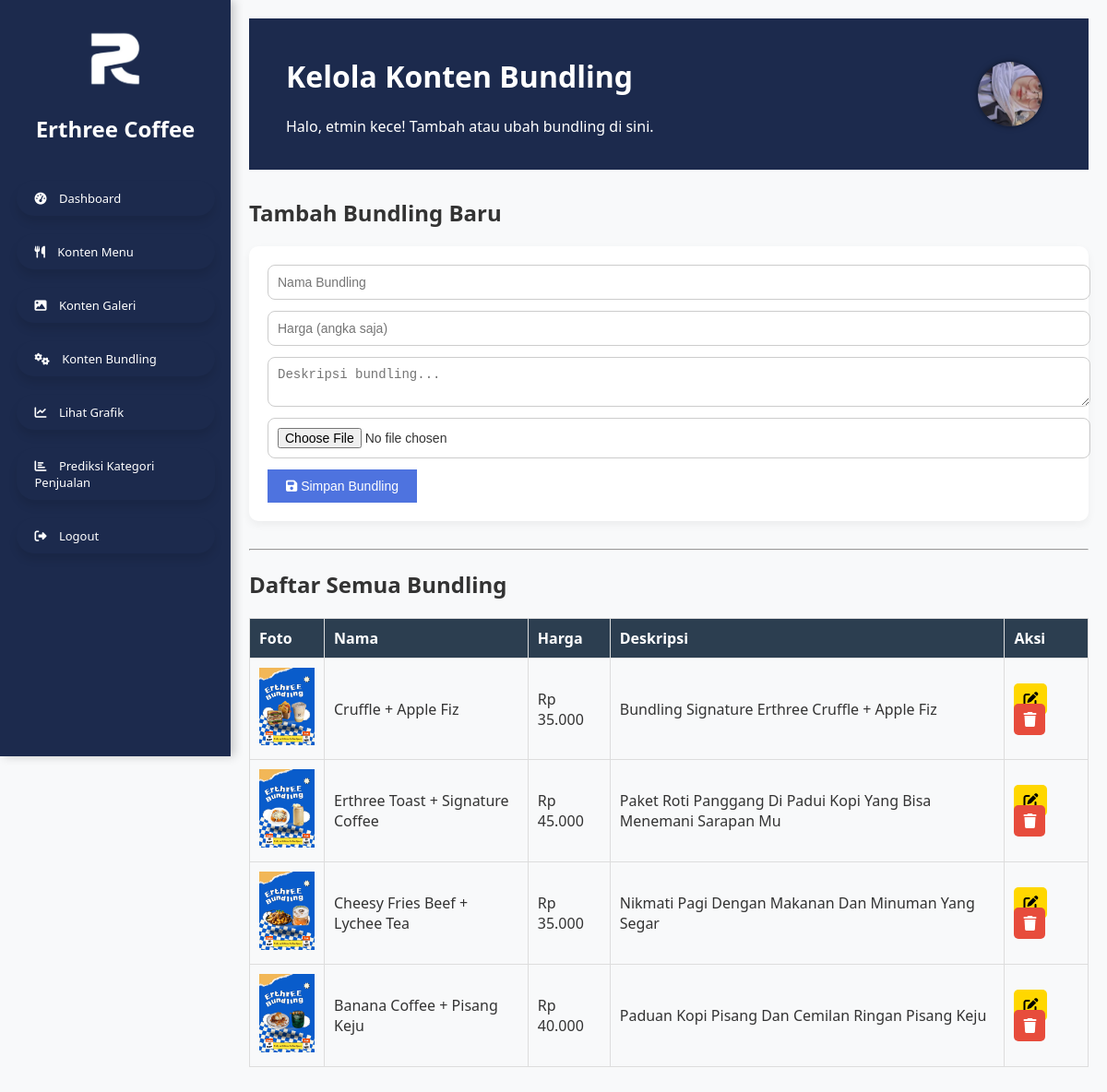
The app's page /intipage/bundling.php (signed in) with its own data.
### tables this page shows
CREATE TABLE `bundling` (
  `id` int(11) NOT NULL,
  `nama` varchar(100) NOT NULL,
  `harga` int(11) NOT NULL,
  `deskripsi` text DEFAULT NULL,
  `gambar` varchar(255) DEFAULT NULL
);

### intipage/bundling.php (the view, shortened to what this page needs)
<?php
$query = "SELECT * FROM bundling";
$result = mysqli_query($connection, $query);
$username = $_SESSION['username'];
?>
<!DOCTYPE html>
<html lang="id">
<head>
    <link rel="stylesheet" href="../css/style.css">
    <link rel="stylesheet" href="https://cdnjs.cloudflare.com/ajax/libs/font-awesome/6.5.0/css/all.min.css">
</head>
<body class="dashboard-page">
<?php include 'sidebar.php'; ?>
<div class="dashboard-main-content">
    <header class="dashboard-header">
        <div class="dashboard-header-info">
            <h1>Kelola Konten Bundling</h1>
            <p>Halo, <?= htmlspecialchars($username); ?>! Tambah atau ubah bundling di sini.</p>
        </div>
        <div class="dashboard-header-user">
            <img src="../img/etmin.png" alt="Admin Photo" class="dashboard-admin-avatar">
        </div>
    </header>
    <section class="dashboard-menu-content">
        <h2>Tambah Bundling Baru</h2>
        <form action="" method="POST" enctype="multipart/form-data" class="form-menu">
            <input type="text" name="nama" placeholder="Nama Bundling" required>
            <input type="number" name="harga" placeholder="Harga (angka saja)" required>
            <textarea name="deskripsi" placeholder="Deskripsi bundling..." required></textarea>
            <input type="file" name="gambar" accept="image/*" required>
            <button type="submit" name="tambah_bundling" class="btn-primary">
                <i class="fa fa-save"></i> Simpan Bundling
            </button>
        </form>
        <hr>
        <h2>Daftar Semua Bundling</h2>
        <table class="dashboard-table">
            <thead>
                <tr>
                    <th>Foto</th>
                    <th>Nama</th>
                    <th>Harga</th>
                    <th>Deskripsi</th>
                    <th>Aksi</th>
                </tr>
            </thead>
            <tbody>
                <?php while ($row = mysqli_fetch_assoc($result)) : ?>
                    <tr>
                        <td>
                            <?php if (!empty($row['gambar'])): ?>
                                <img src="../uploads/<?= htmlspecialchars($row['gambar']); ?>" alt="Foto Menu" class="menu-thumb">
                            <?php else: ?>
                                Foto Menu
                            <?php endif; ?>
                        </td>
                        <td><?= htmlspecialchars($row['nama']); ?></td>
                        <td>Rp <?= number_format($row['harga'], 0, ',', '.'); ?></td>
                        <td><?= htmlspecialchars($row['deskripsi']); ?></td>
                        <td>
                            <a href="bundling-edit.php?id=<?= $row['id']; ?>" class="btn-warning" title="Edit"><i class="fa fa-pen-to-square"></i></a>
                            <a href="bundling-hapus.php?id=<?= $row['id']; ?>" class="btn-danger" onclick="return confirm('Yakin hapus bundling ini?')" title="Hapus"><i class="fa fa-trash"></i></a>
                        </td>
                    </tr>
                <?php endwhile; ?>
            </tbody>
        </table>
    </section>
</div>
</body>
</html>

### intipage/sidebar.php
<div class="dashboard-sidebar">
    <div class="dashboard-sidebar-header">
        <img src="../img/logo.png" alt="Logo" class="dashboard-sidebar-logo">
        <h2>Erthree Coffee</h2>
    </div>
    <ul class="dashboard-sidebar-menu">
        <li><a href="dashboard.php"><i class="fa fa-tachometer-alt"></i> Dashboard</a></li>
        <li><a href="menu.php"><i class="fa fa-utensils"></i> Konten Menu</a></li>
        <li><a href="galeri.php"><i class="fa fa-image"></i> Konten Galeri</a></li>
        <li><a href="bundling.php"><i class="fa fa-cogs"></i> Konten Bundling</a></li>
        <li><a href="grafik.php"><i class="fa fa-chart-line"></i> Lihat Grafik</a></li>
        <li><a href="predict.php"><i class="fa fa-chart-bar"></i> Prediksi Kategori Penjualan</a></li>
        <li><a href="logout.php"><i class="fa fa-sign-out-alt"></i> Logout</a></li>
    </ul>
</div>

### css/style.css (style rules this page uses)
body { margin: 0; font-family: "Segoe UI", sans-serif; background-color: #f8f9fa; color: #333; }
header { background-color: #1c2a4d; padding: 20px 0; color: white; }
.dashboard-sidebar { width: 250px; background-color: #1c2a4d; color: #fff; position: fixed; top: 0; left: 0; height: 100vh; padding-top: 20px; box-shadow: 4px 0 10px rgba(0, 0, 0, 0.2); }
.dashboard-sidebar .dashboard-sidebar-header { text-align: center; margin-bottom: 40px; }
.dashboard-sidebar .dashboard-sidebar-logo { width: 100px; margin-bottom: 10px; }
.dashboard-sidebar h2 { font-size: 24px; color: #fff; margin: 0; }
.dashboard-sidebar-menu { list-style: none; padding: 0; }
.dashboard-sidebar-menu li { margin-bottom: 20px; }
.dashboard-sidebar-menu li a { color: #fff; text-decoration: none; font-size: 13px; padding: 10px 20px; display: block; width: 70%; margin: 0 auto; transition: background-color 0.3s ease-in-out; border-radius: 20px; box-shadow: 0 7px 10px rgba(0, 0, 0, 0.1); }
.dashboard-sidebar-menu li a i { margin-right: 10px; }
.dashboard-main-content { margin-left: 250px; padding: 20px; }
.dashboard-header { display: flex; justify-content: space-between; align-items: center; margin-bottom: 30px; margin-top: 0px; }
.dashboard-header-user { display: flex; align-items: center; margin-right: 40px; }
.dashboard-admin-avatar { width: 70px !important; height: 70px !important; border-radius: 50%; object-fit: cover; box-shadow: 0 0 6px rgba(0, 0, 0, 0.5); flex-shrink: 0; }
.dashboard-header-info h1 { font-size: 32px; color: #ffffff; margin-left: 40px; }
.dashboard-header-info p { font-size: 16px; color: #ffffff; margin-left: 40px; }
.dashboard-header-user { display: flex; align-items: center; }
.dashboard-admin-avatar { width: 40px; height: 40px; border-radius: 50%; margin-right: 10px; background-image: url("../img/me.jpg"); background-size: cover; }
.form-menu { background: #fff; padding: 20px; border-radius: 10px; margin-bottom: 30px; box-shadow: 0 4px 10px rgba(0, 0, 0, 0.05); display: flex; flex-direction: column; gap: 12px; }
.form-menu input[type="text"], .form-menu input[type="number"], .form-menu textarea, .form-menu input[type="file"] { padding: 10px; border: 1px solid #ccc; border-radius: 8px; font-size: 14px; width: 100%; }
.form-menu button { width: fit-content; padding: 10px 20px; font-size: 14px; cursor: pointer; }
.btn-primary { background-color: #4e73df; color: white; border: none; }

### intipage/bundling.php (style rules this page uses)
.dashboard-table { width: 100%; border-collapse: collapse; margin-bottom: 20px; }
.dashboard-table th, .dashboard-table td { padding: 10px; text-align: left; border: 1px solid #ddd; }
.dashboard-table th { background-color: #2c3e50; color: white; }
.btn-warning { background-color: gold; color: black; padding: 6px 10px; border: none; border-radius: 5px; margin-right: 5px; text-decoration: none; }
.btn-danger { background-color: #e74c3c; color: white; padding: 6px 10px; border: none; border-radius: 5px; text-decoration: none; }
.btn-warning i, .btn-danger i { pointer-events: none; }
img.menu-thumb { width: 60px; height: auto; }

### records on screen
bundling: gambar (picture), nama "Cruffle + Apple Fiz", harga "35.000", deskripsi "Bundling Signature Erthree Cruffle + Apple Fiz"
bundling: gambar (picture), nama "Erthree Toast + Signature Coffee", harga "45.000", deskripsi "Paket Roti Panggang Di Padui Kopi Yang Bisa Menemani Sarapan Mu"
bundling: gambar (picture), nama "Cheesy Fries Beef + Lychee Tea", harga "35.000", deskripsi "Nikmati Pagi Dengan Makanan Dan Minuman Yang Segar"
bundling: gambar (picture), nama "Banana Coffee + Pisang Keju", harga "40.000", deskripsi "Paduan Kopi Pisang Dan Cemilan Ringan Pisang Keju"

### other values on screen
$username "etmin kece"
